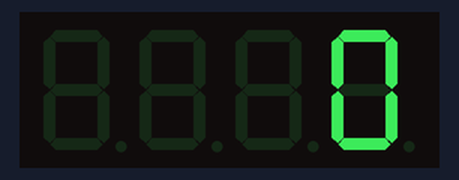
The sketch below on a simulated Arduino Uno, built with avr-gcc and run on an emulated ATmega328P. Shown: 4-digit seven-segment display.

Above: at 0.15 s.
At 4.96 s:
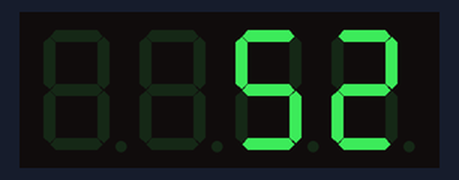
At 10.07 s:
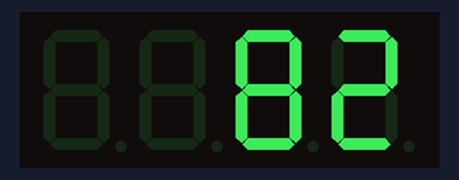
At 20.0 s:
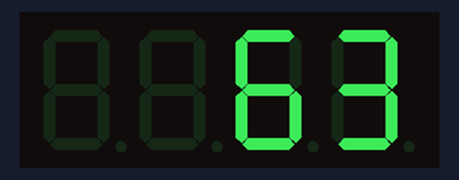
At 29.92 s:
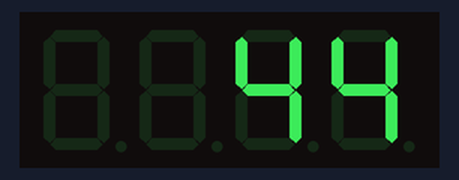
At 39.85 s:
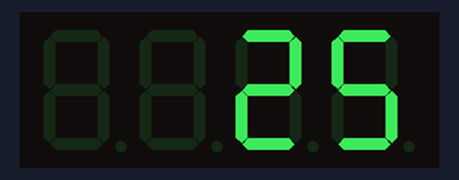

The sketch:

NumberDisplay.ino
```cpp
#include "Makeblock.h"
#include <Wire.h>
#include <SoftwareSerial.h>

Me7SegmentDisplay disp(PORT_6);
int i=0;
void setup() {

}
void loop() {
	if(i>100){
		i=0;
	}
	disp.display(i++);
}
```
